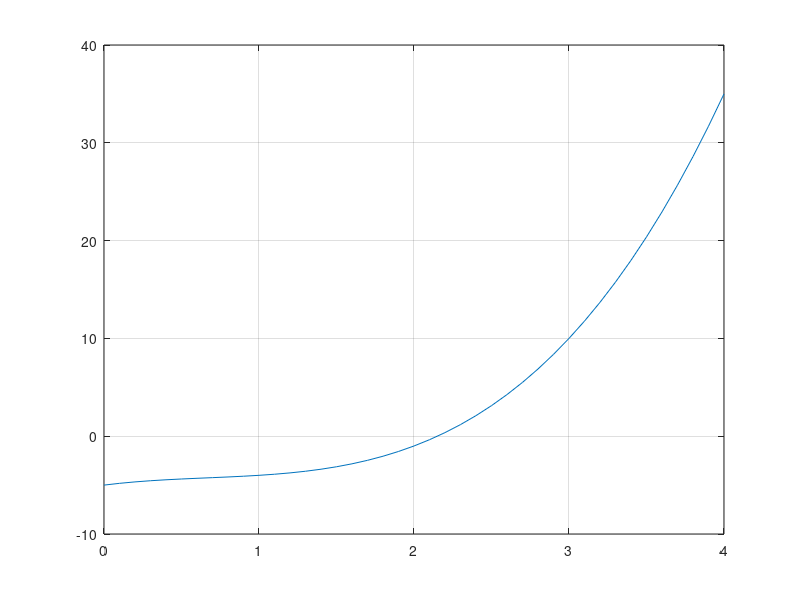
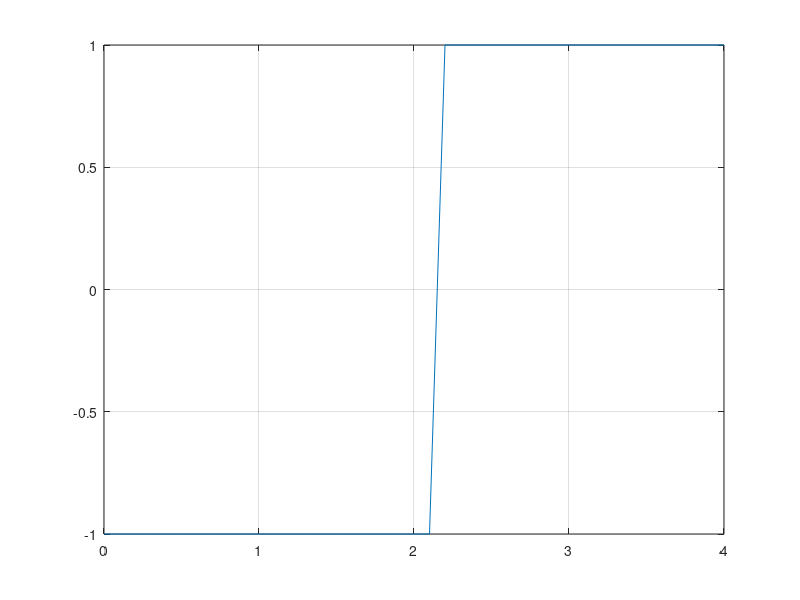
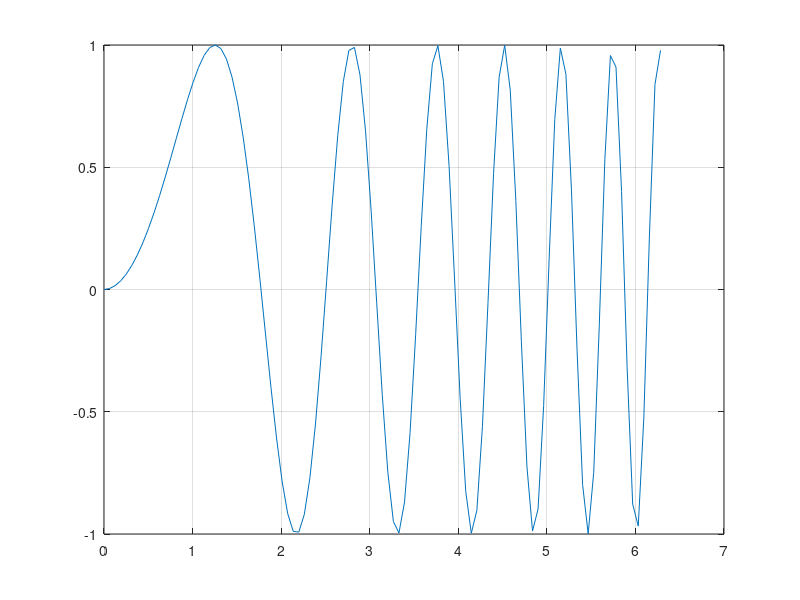
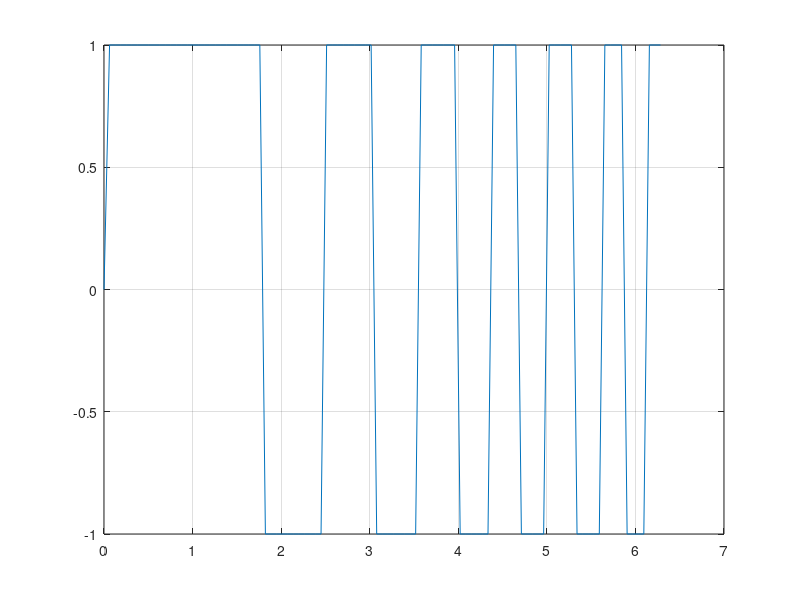

Recreate these plots in MATLAB, in order.
% Programa para variacao de sinal

% Equacao  x^3 - 2*x^2 + 2*x - 5 = 0
% INTERVALOS
% Mostra os intervalos onde existe pelo menos uma raiz

clear
x = 0:0.1:4;
y =  x.^3 - 2*x.^2 + 2*x - 5;
S = sign(y);
figure
plot(x,y)
grid
figure
plot(x,S)
grid

% Equacao  sen(x^2)=0
% INTERVALOS
% Mostra os intervalos onde existe pelo menos uma raiz

clear
x = 0:pi/50:2*pi;
y =  sin(x.^2);
S = sign(y);
figure
plot(x,y)
grid
figure
plot(x,S)
grid